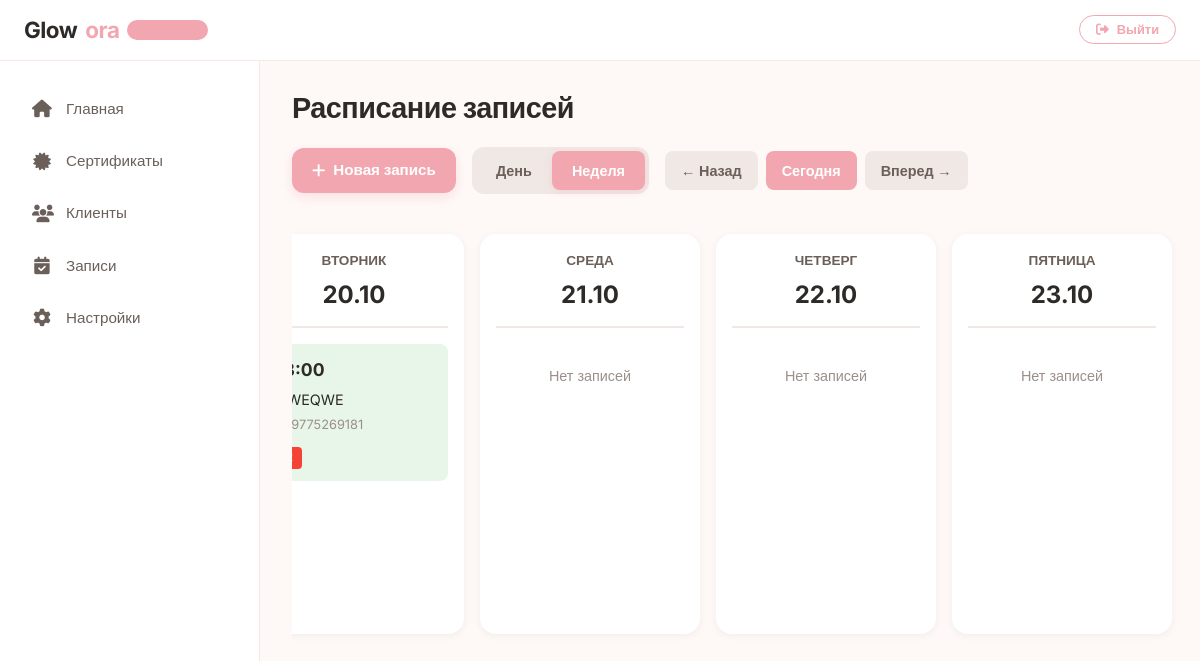
The page /admin-dashboard/schedule/?period=week&date=2026-10-17 (signed in) on the database as committed earlier.
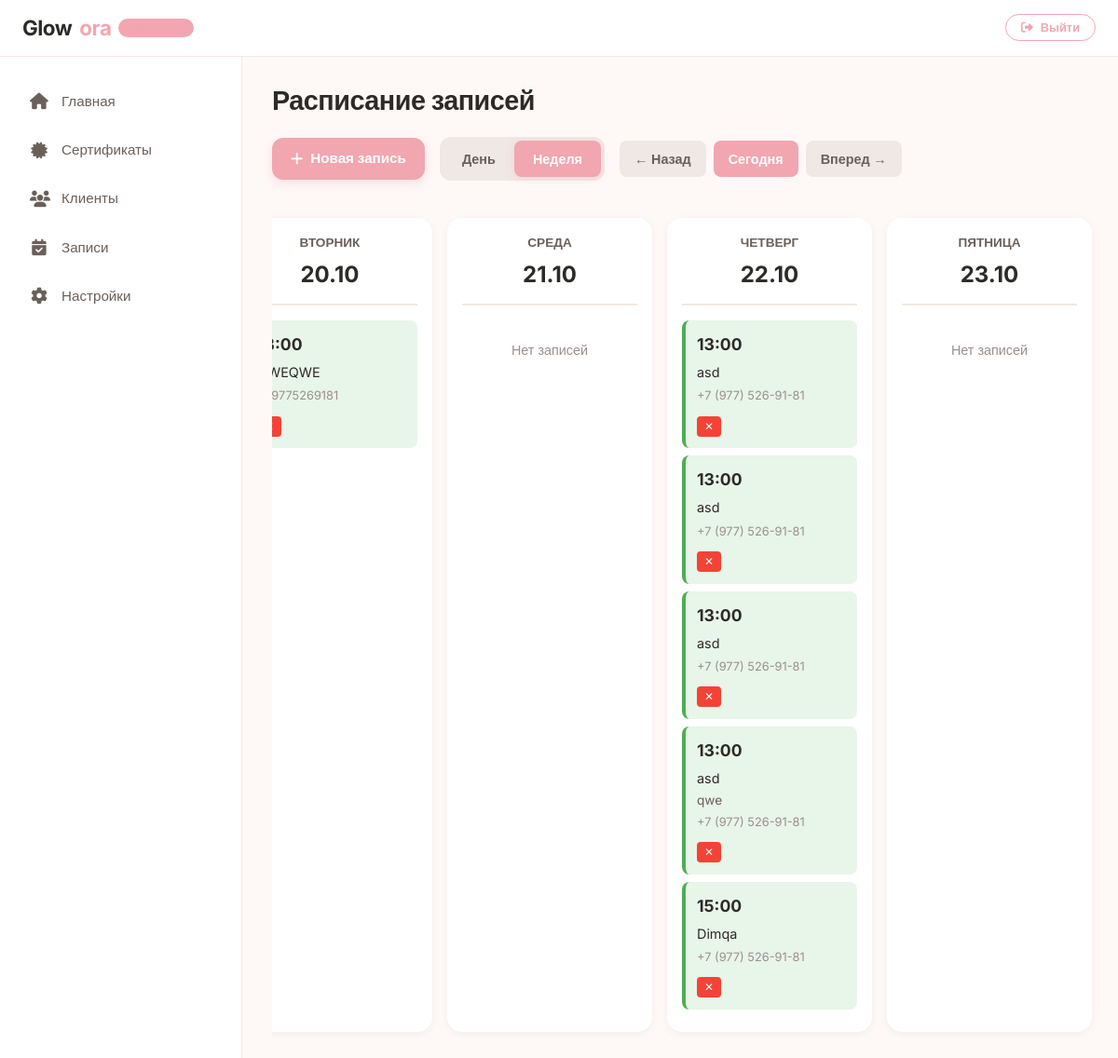
The same page on the database as committed later.
### booking_app/models.py (models this page shows, shortened)
class Booking(models.Model):
    STATUS_CHOICES = [
        ('pending', '⏳ Ожидает подтверждения'),
        ('confirmed', '✅ Подтверждено'),
        ('cancelled', '❌ Отменено'),
    ]
    client_name = models.CharField('Имя клиента', max_length=100)
    phone = models.CharField('Телефон', max_length=20)
    email = models.EmailField('Электронная почта', blank=True, null=True)
    services = models.ManyToManyField(
        'beauty_app.Service',
        verbose_name='Услуги',
        related_name='bookings'
    )
    appointment_datetime = models.DateTimeField('Дата и время записи')
    status = models.CharField('Статус', max_length=20, choices=STATUS_CHOICES, default='confirmed')
    google_event_id = models.CharField('ID события в Google', max_length=255, blank=True, null=True, editable=False)
    created_at = models.DateTimeField('Создано', auto_now_add=True)
    updated_at = models.DateTimeField('Обновлено', auto_now=True)
    class Meta:
        verbose_name = 'Запись клиента'
        verbose_name_plural = 'Записи клиентов'
        ordering = ['-appointment_datetime']
        db_table = 'beauty_app_booking' # <-- ТРЮК: используем старую таблицу в БД

### beauty_app/models.py (models this page shows, shortened)
class Service(models.Model):
    category = models.ForeignKey(
        ServiceCategory,
        on_delete=models.SET_NULL,
        null=True,
        blank=True,
        related_name='services'
    )
    name = models.CharField(max_length=200, help_text="Премиум-маникюр")
    description = models.TextField(blank=True, help_text="Краткое описание")
    duration = models.PositiveSmallIntegerField("Длительность", default=15)
    image = models.ImageField(upload_to='services/', blank=True, null=True)
    price = models.DecimalField(max_digits=10, decimal_places=0, default=2500, help_text="Текущая цена")
    old_price = models.DecimalField(max_digits=10, decimal_places=0, blank=True, null=True, help_text="Старая цена (зачёркнутая)")
    rating = models.DecimalField(max_digits=3, decimal_places=1, default=5.0, help_text="4.8, 5.0, и т.д.")
    reviews_count = models.PositiveIntegerField(default=0, help_text="Количество отзывов (109)")
    button_text = models.CharField(max_length=50, default="Запись")
    button_link = models.CharField(max_length=200, default="#", help_text="Ссылка на запись")
    is_active = models.BooleanField(default=True)
    is_bestseller = models.BooleanField(default=False, help_text="Помечать как бестселлер (🔥)")
    order = models.PositiveIntegerField(default=0)
    class Meta:
        ordering = ['order']
        verbose_name = "Услуга"
        verbose_name_plural = "Услуги"

### booking_app/views.py (the view)
# urls.py: path('admin-dashboard/schedule/', views.BookingsScheduleView.as_view(), name='bookings_schedule'),
class BookingsScheduleView(AdminRequiredMixin, View):
    template_name = 'booking_app/admin/bookings_schedule.html'
    def get(self, request):
        period = request.GET.get('period', 'day')
        date_str = request.GET.get('date', timezone.now().date().isoformat())
        try:
            current_date = datetime.strptime(date_str, '%Y-%m-%d').date()
        except ValueError:
            current_date = timezone.now().date()
        if period == 'week':
            days_count = 7
            nav_step = 7
        else:
            days_count = 1
            nav_step = 1
        dates = []
        for i in range(days_count):
            dates.append(current_date + timedelta(days=i))
        schedule_data = []
        for date in dates:
            bookings = Booking.objects.filter(
                appointment_datetime__date=date,
                status__in=['pending', 'confirmed']
            ).prefetch_related('services').order_by('appointment_datetime') # <-- ИЗМЕНЕНО
            schedule_data.append({
                'date': date,
                'bookings': bookings
            })
        prev_date = current_date - timedelta(days=nav_step)
        next_date = current_date + timedelta(days=nav_step)
        context = {
            'period': period,
            'current_date': current_date,
            'schedule_data': schedule_data,
            'prev_date': prev_date.isoformat(),
            'next_date': next_date.isoformat(),
            'today': timezone.now().date(),
        }
        return render(request, self.template_name, context)

### beauty_app/context_processors.py (called while the page is built)
def faq_context(request):
    faqs = FAQ.objects.filter(is_active=True).order_by('order', 'created_at')
    return {'faqs': faqs}

### booking_app/context_processors.py (called while the page is built)
def pwa_settings(request):
    return {
        'VAPID_PUBLIC_KEY': getattr(settings, 'VAPID_PUBLIC_KEY', ''),
    }

### booking_app/views.py (called while the page is built)
    def test_func(self):
        return self.request.user.is_authenticated and self.request.user.is_staff

### booking_app/templates/booking_app/admin/bookings_schedule.html (shortened to what this page needs)
{% extends 'dashboard_base.html' %}
{% load static %}
{% block page_title %}Расписание записей{% endblock %}
{% block actions %}
<div class="schedule-actions">
    <a href="{% url 'booking_app:admin_booking_create' %}" class="btn-create-booking">
        <i class="fas fa-plus"></i> Новая запись
    </a>
    <div class="period-switcher">
        <a href="?period=day&date={{ current_date|date:'Y-m-d' }}"
           class="period-btn {% if period == 'day' %}active{% endif %}">
            День
        </a>
        <a href="?period=week&date={{ current_date|date:'Y-m-d' }}"
           class="period-btn {% if period == 'week' %}active{% endif %}">
            Неделя
        </a>
    </div>
    <div class="date-navigation">
        <a href="?period={{ period }}&date={{ prev_date }}" class="nav-btn">← Назад</a>
        <a href="?period={{ period }}&date={{ today|date:'Y-m-d' }}" class="nav-btn nav-btn-primary">Сегодня</a>
        <a href="?period={{ period }}&date={{ next_date }}" class="nav-btn">Вперед →</a>
    </div>
</div>
{% endblock %}
{% block content %}
<div class="schedule-wrapper">
    <div class="schedule-scroll-container">
        <div class="schedule-grid">
            {% for item in schedule_data %}
            <div class="schedule-column">
                <div class="column-header">
                    <div class="day-name">{{ item.date|date:"l" }}</div>
                    <div class="day-date">{{ item.date|date:"d.m" }}</div>
                </div>
                <div class="bookings-list">
                    {% if not item.bookings %}
                        <div class="no-bookings">Нет записей</div>
                    {% else %}
                        {% for booking in item.bookings %}
                        <div class="booking-card {% if booking.status == 'confirmed' %}confirmed{% else %}pending{% endif %}"
                             onclick="window.location.href='{% url 'booking_app:booking_edit' booking.pk %}'"
                             style="cursor: pointer;"
                             title="Нажмите для редактирования">
                            <div class="booking-time">{{ booking.appointment_datetime|time:"H:i" }}</div>
                            <div class="booking-client">{{ booking.client_name }}</div>
                            <div class="booking-service">
                                {% for service in booking.services.all %}
                                    {{ service.name }}{% if not forloop.last %}, {% endif %}
                                {% endfor %}
                            </div>
                            <div class="booking-phone">{{ booking.phone }}</div>
                            <div class="booking-actions" onclick="event.stopPropagation();">
                                <form method="post" action="{% url 'booking_app:booking_cancel' booking.pk %}">
                                    <button type="submit" class="btn-cancel" title="Отменить" onclick="return confirm('Отменить запись?');">✕</button>
                                </form>
                            </div>
                        </div>
                        {% endfor %}
                    {% endif %}
                </div>
            </div>
            {% endfor %}
        </div>
    </div>
</div>
{% endblock %}

### templates/dashboard_base.html (shortened to what this page needs)
{% load static %}
<!DOCTYPE html>
<html lang="ru">
<head>
    <link rel="stylesheet" href="https://cdnjs.cloudflare.com/ajax/libs/font-awesome/6.5.0/css/all.min.css" />
    <link rel="stylesheet" href="{% static 'beauty_app/css/admin.css' %}" />
    <link rel="stylesheet" href="{% static 'beauty_app/css/mobile.css' %}" />
</head>
<body>
    <header class="admin-header">
        <div class="header-container">
            <div class="header-logo">
                <a href="{% url 'beauty_app:dashboard' %}">
                    Glow<span>ora</span>
                    <span class="admin-badge">Админка</span>
                </a>
            </div>
            <div class="header-actions">
                {% if user.is_authenticated %}
                <form action="/logout/" method="post">
                    <button type="submit" href="{% url 'beauty_app:logout' %}" class="btn btn-sm btn-outline logout-btn">
                        <i class="fas fa-sign-out-alt"></i> Выйти
                    </button>
                </form>
                {% endif %}
            </div>
        </div>
    </header>
    <div class="admin-wrapper">
        <aside class="admin-sidebar" id="sidebar">
            <nav class="sidebar-nav">
                <ul>
                    <li>
                        <a href="{% url 'beauty_app:dashboard' %}" class="{% if request.resolver_match.url_name == 'dashboard' %}active{% endif %}">
                            <i class="fas fa-home"></i>
                            <span>Главная</span>
                        </a>
                    </li>
                    <li>
                        <a href="{% url 'cert_app:list' %}" class="{% if request.resolver_match.app_name == 'cert_app' %}active{% endif %}">
                            <i class="fas fa-certificate"></i>
                            <span>Сертификаты</span>
                        </a>
                    </li>
                    <li>
                        <a href="#">
                            <i class="fas fa-users"></i>
                            <span>Клиенты</span>
                        </a>
                    </li>
                    <li>
                        <a href="#">
                            <i class="fas fa-calendar-check"></i>
                            <span>Записи</span>
                        </a>
                    </li>
                    <li>
                        <a href="#">
                            <i class="fas fa-cog"></i>
                            <span>Настройки</span>
                        </a>
                    </li>
                </ul>
            </nav>
        </aside>
        <main class="admin-content">
            <div class="content-header">
                <h1>{% block page_title %}Панель управления{% endblock %}</h1>
                <div class="content-actions">
                    {% block actions %}{% endblock %}
                </div>
            </div>
            <div class="content-body">
                {% block content %}{% endblock %}
            </div>
        </main>
    </div>
</body>
</html>

### static/beauty_app/css/admin.css (style rules this page uses)
* { margin: 0; padding: 0; box-sizing: border-box; }
:root { --primary: #f2a6b0; --primary-dark: #e8919c; --primary-light: #fce8e5; --bg: #fef9f7; --text: #2d2a28; --text-light: #6b5f5a; --white: #fff; --border: #f5e8e5; --shadow: 0 4px 20px rgba(0, 0, 0, 0.06); --radius: 16px; --transition: 0.3s ease; }
body { font-family: 'Inter', sans-serif; background: var(--bg); color: var(--text); line-height: 1.6; }
a { text-decoration: none; color: inherit; }
.admin-header { background: var(--white); border-bottom: 1px solid var(--border); padding: 12px 24px; position: sticky; top: 0; z-index: 100; backdrop-filter: blur(12px); background: rgba(255, 255, 255, 0.95); }
.header-container { max-width: 100%; display: flex; align-items: center; justify-content: space-between; }
.header-logo a { font-size: 1.4rem; font-weight: 700; letter-spacing: -0.5px; color: var(--text); display: flex; align-items: center; gap: 8px; }
.header-logo a span { color: var(--primary); }
.admin-badge { font-size: 0.65rem; font-weight: 600; color: var(--white); background: var(--primary); padding: 2px 12px; border-radius: 40px; letter-spacing: 0.5px; text-transform: uppercase; }
.admin-wrapper { display: flex; min-height: calc(100vh - 70px); }
.admin-sidebar { width: 260px; background: var(--white); border-right: 1px solid var(--border); padding: 24px 16px; display: flex; flex-direction: column; justify-content: space-between; flex-shrink: 0; transition: var(--transition); }
.sidebar-nav ul { list-style: none; }
.sidebar-nav li { margin-bottom: 4px; }
.sidebar-nav a { display: flex; align-items: center; gap: 14px; padding: 12px 16px; border-radius: var(--radius); font-weight: 500; font-size: 0.95rem; color: var(--text-light); transition: var(--transition); }
.sidebar-nav a i { width: 20px; font-size: 1.1rem; text-align: center; }
.logout-btn { display: flex; align-items: center; gap: 14px; padding: 12px 16px; border-radius: var(--radius); font-weight: 500; font-size: 0.95rem; color: #d4838e; transition: var(--transition); }
.admin-content { flex: 1; padding: 24px 32px 40px; }
.content-header { display: flex; align-items: center; justify-content: space-between; flex-wrap: wrap; gap: 16px; margin-bottom: 24px; }
.content-header h1 { font-size: 1.8rem; font-weight: 700; letter-spacing: -0.5px; }
.content-actions { display: flex; gap: 12px; }
.btn { display: inline-flex; align-items: center; gap: 8px; padding: 10px 24px; border-radius: 60px; font-weight: 600; font-size: 0.9rem; border: none; cursor: pointer; transition: var(--transition); text-decoration: none; }
.btn-outline { background: transparent; color: var(--primary); border: 1.5px solid var(--primary); }
.btn-sm { padding: 6px 16px; font-size: 0.8rem; }
.admin-content { width: 80%; max-width: 80%; margin: 0 auto; transition: width 0.3s ease, max-width 0.3s ease; }

Rows that differ between the two databases and show on the page:
added Booking: appointment_datetime "13:00", client_name "asd", phone "+7 (977) 526-91-81", shown under "ЧЕТВЕРГ"
added Booking: appointment_datetime "13:00", client_name "asd", phone "+7 (977) 526-91-81", shown under "ЧЕТВЕРГ"
added Booking: appointment_datetime "13:00", client_name "asd", phone "+7 (977) 526-91-81", shown under "ЧЕТВЕРГ"
added Booking: appointment_datetime "13:00", client_name "asd", phone "+7 (977) 526-91-81", shown under "ЧЕТВЕРГ"
now on this page (row unchanged): Service: name "qwe"
added Booking: appointment_datetime "15:00", client_name "Dimqa", phone "+7 (977) 526-91-81", shown under "ЧЕТВЕРГ"
Other text that changed with them:
list line gone: "Нет записей"
